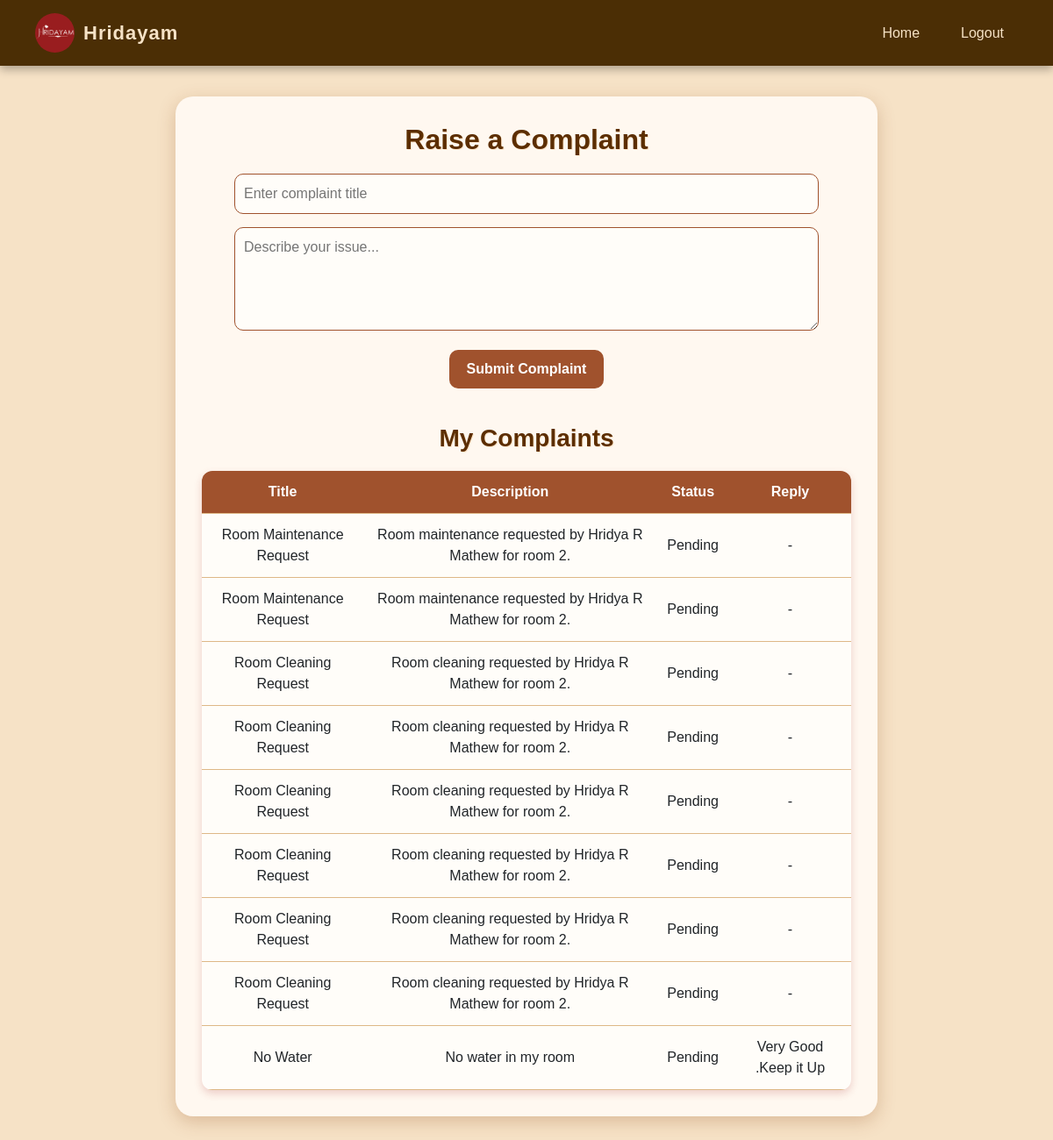
Screenshot of /student_complaints/ (signed in) with the database file from the repository.
### Hostel_Manager_App/models.py (models this page shows, shortened)
class Complaint_tab(models.Model):
    student = models.ForeignKey(Registration_table, on_delete=models.CASCADE)
    title = models.CharField(max_length=50)
    description = models.TextField()
    status = models.CharField(max_length=20, default='Pending')
    reply = models.TextField(blank=True, null=True)
    date_created = models.DateTimeField(default=timezone.now)

### Hostel_Manager_App/views.py (the view, shortened to what this page needs)
# urls.py: path("student_complaints/", views.student_complaints, name="student_complaints"),
def student_complaints(request):
    email = request.session.get('mail')
    if not email:
        return redirect('login_view')
    student = Registration_table.objects.get(email=email)
    complaints = Complaint_tab.objects.filter(student=student).order_by('-date_created')
    return render(request, 'student_complaints.html', {'complaints': complaints, 'student': student})

### Hostel_Manager_App/templates/student_complaints.html (shortened to what this page needs)
{% load static %}
<!DOCTYPE html>
<html lang="en">
<head>
  <link href="https://cdn.jsdelivr.net/npm/bootstrap@5.0.2/dist/css/bootstrap.min.css" rel="stylesheet">
</head>
<body>
  <nav>
    <a class="navbar-brand d-flex align-items-center" href="{% url 'hostel_student_view' %}">
      <img src="{% static 'images/hridhayam logo.png' %}" alt="Logo" />
      <strong>Hridayam</strong>
    </a>
    <ul class="nav nav-pills">
      <li class="nav-item"><a class="nav-link" href="{% url 'hostel_student_view' %}">Home</a></li>
      <li class="nav-item"><a class="nav-link" href="{% url 'logout_view' %}">Logout</a></li>
    </ul>
  </nav>
  <div class="complaint-container">
    <h2>Raise a Complaint</h2>
    <form method="POST">
      <input type="text" name="title" placeholder="Enter complaint title" required><br>
      <textarea name="description" rows="4" placeholder="Describe your issue..." required></textarea><br>
      <button type="submit">Submit Complaint</button>
    </form>
    <h3>My Complaints</h3>
    <table>
      <tr>
        <th>Title</th>
        <th>Description</th>
        <th>Status</th>
        <th>Reply</th>
      </tr>
      {% for c in complaints %}
      <tr>
        <td>{{ c.title }}</td>
        <td>{{ c.description }}</td>
        <td>{{ c.status }}</td>
        <td>{{ c.reply|default:"-" }}</td>
      </tr>
      {% empty %}
      <tr><td colspan="4" class="no-data">No complaints yet.</td></tr>
      {% endfor %}
    </table>
  </div>
</body>
</html>

### Hostel_Manager_App/templates/student_complaints.html (style rules this page uses)
body { background-color: #f6e2c6; font-family: 'Poppins', sans-serif; margin: 0; padding-top: 80px; }
nav { background-color: #4b2e05; color: #f6e2c6; display: flex; justify-content: space-between; align-items: center; padding: 10px 40px; box-shadow: 0 4px 10px rgba(0, 0, 0, 0.3); position: fixed; top: 0; left: 0; width: 100%; z-index: 1000; }
nav .navbar-brand { display: flex; align-items: center; text-decoration: none; color: #f6e2c6; font-weight: 700; font-size: 22px; letter-spacing: 1px; }
nav .navbar-brand img { width: 45px; height: 45px; border-radius: 50%; margin-right: 10px; transition: transform 0.3s ease; }
.nav-pills { margin-bottom: 0; }
.nav-pills .nav-link { color: #f6e2c6; font-weight: 500; margin-left: 15px; transition: color 0.3s ease, transform 0.2s ease; }
.complaint-container { background-color: #fff8f0; border-radius: 20px; box-shadow: 0 6px 20px rgba(139, 69, 19, 0.25); padding: 30px; width: 80%; max-width: 800px; margin: 30px auto; transition: transform 0.3s ease, box-shadow 0.3s ease; }
h2, h3 { color: #5c2e00; text-shadow: 1px 1px #ffe6cc; font-weight: 700; margin-bottom: 20px; text-align: center; }
form { margin-bottom: 40px; text-align: center; }
input[type="text"], textarea { width: 90%; border: 1.5px solid #a0522d; border-radius: 10px; padding: 10px; margin-bottom: 15px; background-color: #fffdf9; transition: all 0.3s ease; }
button { background-color: #a0522d; color: white; border: none; padding: 10px 20px; border-radius: 10px; font-weight: 600; transition: background-color 0.3s ease, transform 0.2s ease; }
table { width: 100%; border-collapse: collapse; background-color: #fffdf9; border-radius: 12px; overflow: hidden; box-shadow: 0 4px 10px rgba(165, 42, 42, 0.2); }
th, td { padding: 12px; border-bottom: 1px solid #deb887; text-align: center; }
th { background-color: #a0522d; color: white; font-weight: 600; }

### rows the page displays
Complaint_tab: title "Room Maintenance Request", description "Room maintenance requested by Hridya R Mathew for room 2.", status "Pending", reply "-"
Complaint_tab: title "Room Maintenance Request", description "Room maintenance requested by Hridya R Mathew for room 2.", status "Pending", reply "-"
Complaint_tab: title "Room Cleaning Request", description "Room cleaning requested by Hridya R Mathew for room 2.", status "Pending", reply "-"
Complaint_tab: title "Room Cleaning Request", description "Room cleaning requested by Hridya R Mathew for room 2.", status "Pending", reply "-"
Complaint_tab: title "Room Cleaning Request", description "Room cleaning requested by Hridya R Mathew for room 2.", status "Pending", reply "-"
Complaint_tab: title "Room Cleaning Request", description "Room cleaning requested by Hridya R Mathew for room 2.", status "Pending", reply "-"
Complaint_tab: title "Room Cleaning Request", description "Room cleaning requested by Hridya R Mathew for room 2.", status "Pending", reply "-"
Complaint_tab: title "Room Cleaning Request", description "Room cleaning requested by Hridya R Mathew for room 2.", status "Pending", reply "-"
Complaint_tab: title "No Water", description "No water in my room", status "Pending", reply "Very Good .Keep it Up"
